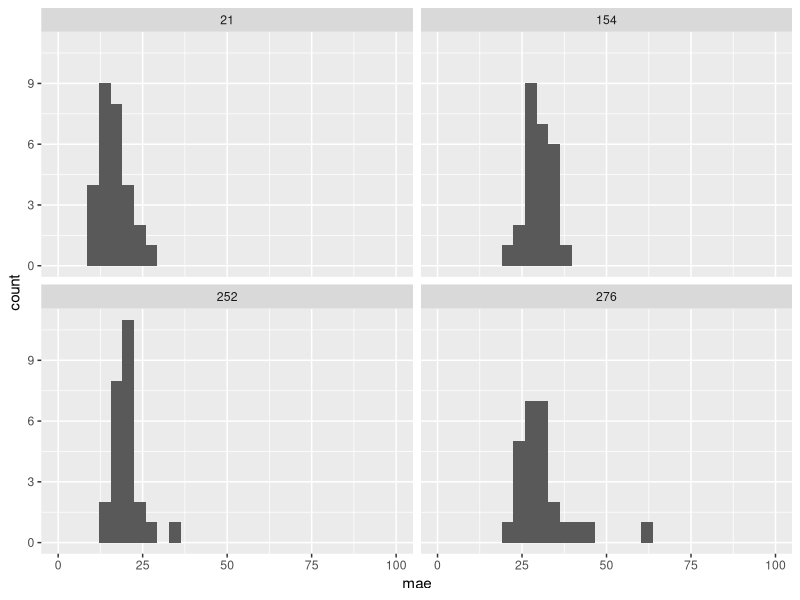
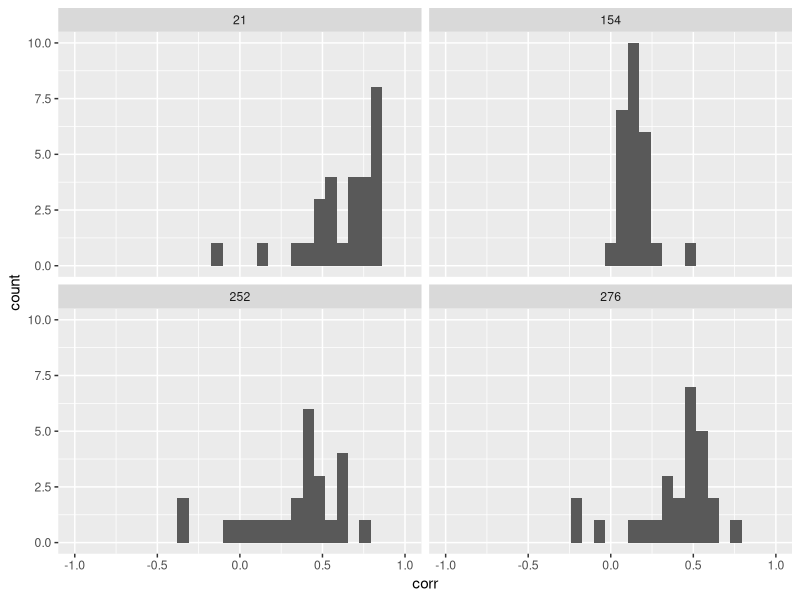
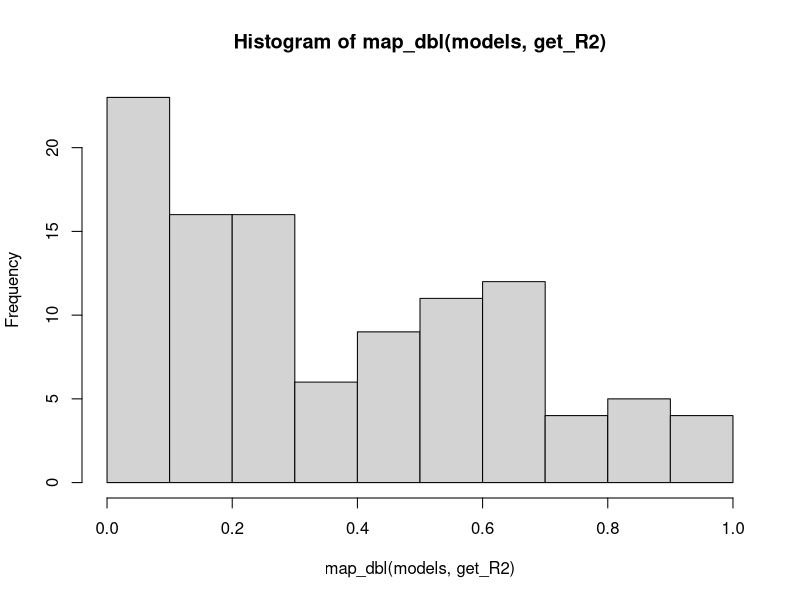
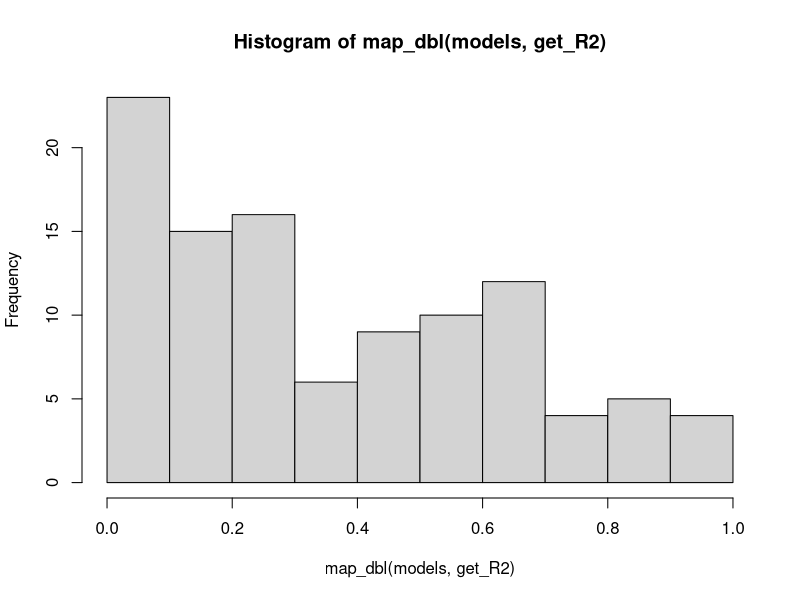

Write R code to recreate these figures, in order.
## ---- chunk 1
library(tidyverse)
## ---- chunk 2
df_raw <- read_csv("complete_thesis_data.csv") %>% 
  filter(rating_type != "Actual")
artworks <- read_csv("artwork-embeddings.csv")

artworks <- artworks %>% 
  pivot_longer(cols = matches("V[0-9]")) %>% 
  group_by(item,Title,Artist,Style,Genre,piclink,imglink) %>% 
  summarize(
    embedding = list(value)
  )


df_all <- df_raw %>% 
  group_by(participantID) %>% 
  filter(n() >= 40) %>%  # some have 40- and some 42 -- was this a bug in qualtrics or data processing?
  ungroup() %>% 
  rename(profile = rating_subj) %>% 
  pivot_wider(
    names_from = "rating_type",
    values_from = c("rating")
  ) %>% 
  rename(
    predicted = Target,
    recommender_rating = SelfRate,
    profile_rating = actual_rating
    ) %>% 
  select(participantID, profile, artwork, predicted, recommender_rating, profile_rating)



 df_all <- artworks %>% 
  right_join(df_all, by = c("imglink" = "artwork"))

df <- df_all %>% 
  drop_na(predicted)

df_similarities <- df_all %>% 
  filter(is.na(predicted)) %>% 
  filter(participantID != 0) %>% 
  group_by(participantID) %>% 
  mutate(
    pr_l2 = profile_rating / sqrt(sum(profile_rating^2)),
    rec_l2 = recommender_rating / sqrt(sum(recommender_rating^2))
  ) %>% 
  summarize(
    euc_dist = sqrt(sum(pr_l2 - rec_l2)^2),
    cos_sim = sum(profile_rating * recommender_rating) / (sqrt(sum(profile_rating^2)) * sqrt(sum(recommender_rating^2)))
    )

df <- left_join(df, df_similarities, by = "participantID")
## ---- chunk 3
df %>% 
  filter(participantID != 0) %>%  # remove chatgpt
  group_by(participantID, profile) %>% 
  summarize(mae = mean(abs(predicted - profile_rating))) %>% 
  ggplot(aes(x=mae)) +
  geom_histogram() +
  facet_wrap(~profile) +
  xlim(0, 100)
## ---- chunk 4
df %>% 
  filter(participantID != 0) %>%  # remove chatgpt
  group_by(participantID, profile) %>% 
  summarize(corr = cor(predicted, profile_rating)) %>% 
  ggplot(aes(x=corr)) +
  geom_histogram() +
  facet_wrap(~profile) +
  xlim(-1, 1)
## ---- chunk 5
df_all %>% 
  filter(participantID != 0) %>% 
  group_by(profile, participantID) %>% 
  group_by(profile) %>% 
  # summarize(max(n))
  filter(is.na(predicted)) %>% 
  distinct(profile, item, .keep_all = TRUE) %>% 
  select(profile, item, embedding) %>% 
  arrange(profile, item) %>% 
  group_by(profile) %>% view()
  # summarize(emb_list = list(embedding))

df_all %>% 
  filter(participantID != 0) %>% 
  group_by(profile, participantID) %>% 
  filter(n() >=23) %>% 
  filter(is.na(predicted)) %>% 
  ungroup() %>% 
  distinct(profile, item, .keep_all = TRUE) %>% 
  select(profile, item, profile_rating, embedding) %>% 
  arrange(profile, item) %>% 
  group_by(profile) %>% 
  mutate(example_num = 1:n()) %>% 
  select(-item) %>% 
  pivot_wider(
    names_from = example_num,
    values_from = c(profile_rating, embedding)
  )
  
## ---- chunk 6
df
## ---- chunk 7
IDs <- unique(df$participantID)

fit_model <- function(pid){
  d <- df %>% 
    filter(participantID == pid)
  return(lm(predicted ~ recommender_rating, d))
}

models <- lapply(IDs, fit_model)

get_R2 <- function(mod){
  x <- summary(mod)$r.squared
  return(x)
}

hist(map_dbl(models, get_R2))
  
## ---- chunk 8
IDs <- df %>% filter(participantID != 0) %>% drop_na(cos_sim) %>% pull(participantID) %>% unique()

fit_model <- function(pid){
  d <- df %>% 
    filter(participantID == pid)
  return(lm(predicted ~ recommender_rating * cos_sim, d))
}

models <- lapply(IDs, fit_model)

get_R2 <- function(mod){
  x <- summary(mod)$r.squared
  return(x)
}

hist(map_dbl(models, get_R2))
